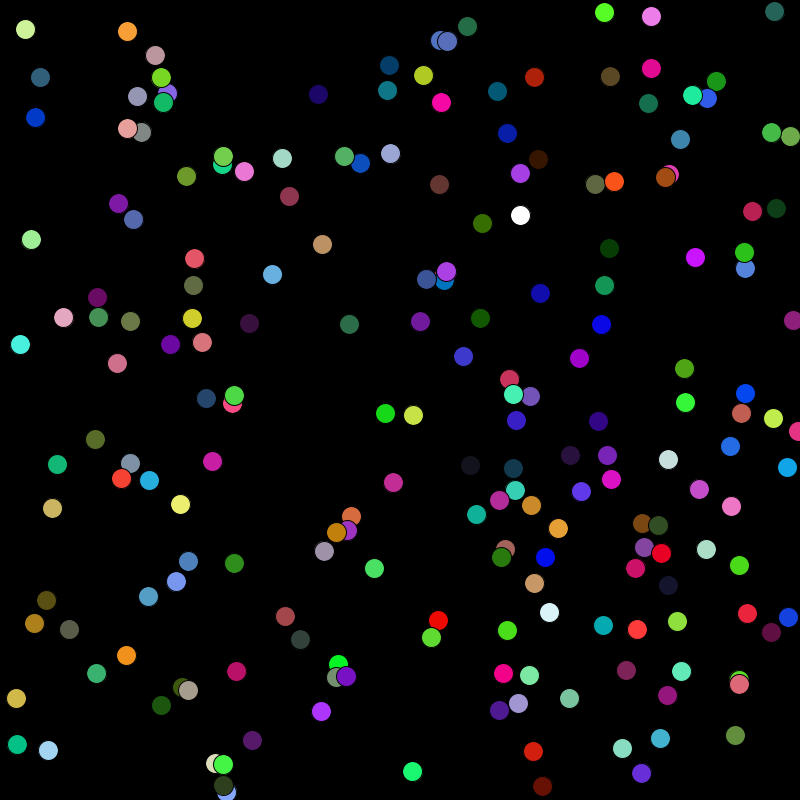
Frame 1 (no input)
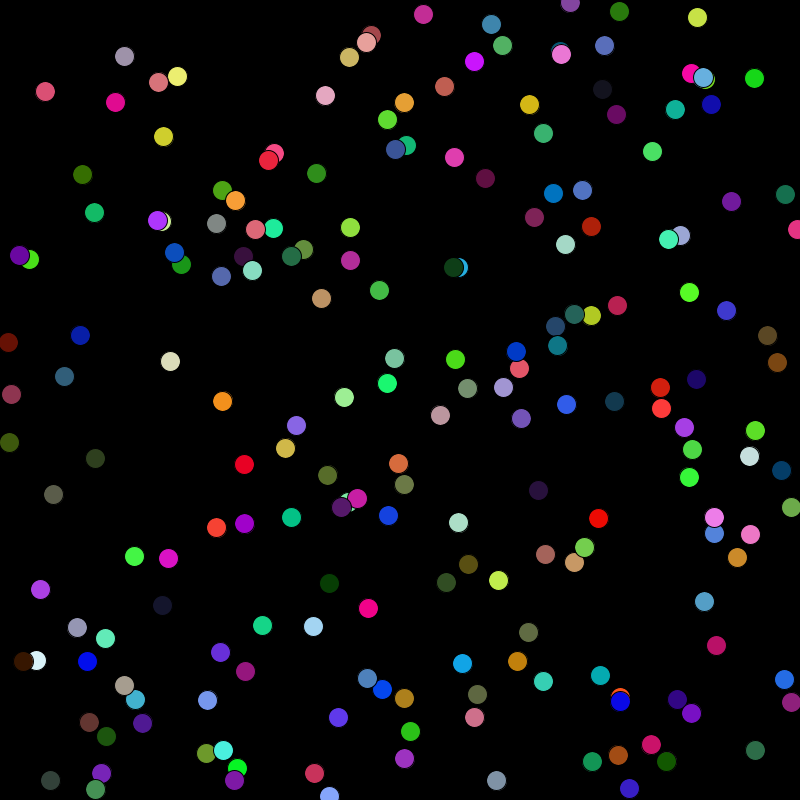
Frame 60 (the mouse pressed at the canvas centre just before this capture)
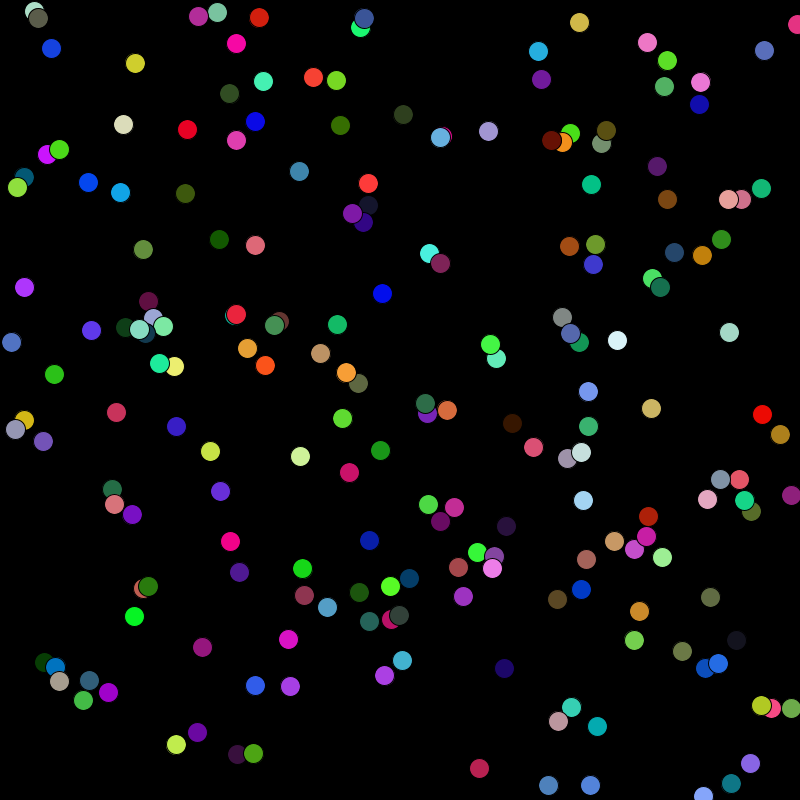
Frame 120 (the mouse held since frame 60 and released just before this capture)

The Processing sketch that drew these frames (run headless with seeded random() and noise(); from frame 60 on, the mouse is pressed at the canvas centre):

// Processing sketch: bouncing_balls
// ── bouncing_balls.pde
int Balls;
int BallWidth;
int BallHeight;

float x[];
float y[];

float xDelta[];
float yDelta[];

float color1[];
float color2[];
float color3[];

int set = 1;

void setup() {
   size(800, 800);
   frameRate(60);
   
   Balls = 200;
   BallWidth = 20;
   BallHeight = 20;
   
   x = new float[Balls];
   y = new float[Balls];
   
   xDelta = new float[Balls];
   yDelta = new float[Balls];
   
   color1 = new float[Balls];
   color2 = new float[Balls];
   color3 = new float[Balls];

   
   for(int i=0 ; i<Balls ; i=i+1) { 
     
      x[i] = (float)random(10, width);
      y[i] = random(10, height);
      
      xDelta[i] = random(-10,10);
      yDelta[i] = random(-10,10);
      
      color1[i] = random(0,255);
      color2[i] = random(0,255);
      color3[i] = random(0,255);
   }
   
}

void draw() {
   if( set == 1)
   background(0);
   
   for(int i=0 ; i<Balls ; i=i+1) {   
     
      ellipse(x[i], y[i], BallWidth, BallHeight);
      fill(color1[i],color2[i],color3[i]);
      
      x[i] = x[i] + xDelta[i];
      y[i] = y[i] + yDelta[i];
      
      if(x[i]>width-BallWidth/2){
         xDelta[i] = -xDelta[i];
      }
      if(x[i]<BallWidth/2) {
         xDelta[i] = -xDelta[i];
      }
      if(y[i]>height-BallHeight/2){
         yDelta[i] = -yDelta[i];
      }
      if(y[i]<BallHeight/2) {
         yDelta[i] = -yDelta[i];
      }    
   }
}
